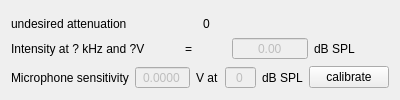
          <widget class="QWidget" name="tabCalibrate">
           <attribute name="title">
            <string>Calibration</string>
           </attribute>
           <layout class="QVBoxLayout" name="verticalLayout">
            <item>
             <widget class="CalibrationWidget" name="calibrationWidget" native="true"/>
            </item>
            <item>
             <layout class="QGridLayout" name="gridLayout_3">
              <item row="0" column="1">
               <widget class="QLabel" name="overAttenLbl_2">
                <property name="text">
                 <string>0</string>
                </property>
               </widget>
              </item>
              <item row="0" column="0">
               <widget class="QLabel" name="label_19">
                <property name="text">
                 <string>undesired attenuation</string>
                </property>
               </widget>
              </item>
             </layout>
            </item>
            <item>
             <layout class="QHBoxLayout" name="horizontalLayout_10">
              <item>
               <widget class="QLabel" name="refToneLbl">
                <property name="text">
                 <string>Intensity at ? kHz and ?V</string>
                </property>
               </widget>
              </item>
              <item>
               <widget class="QLabel" name="label_4">
                <property name="text">
                 <string>=</string>
                </property>
                <property name="alignment">
                 <set>Qt::AlignCenter</set>
                </property>
               </widget>
              </item>
              <item>
               <widget class="SmartSpinBox" name="refDbSpnbx">
                <property name="enabled">
                 <bool>false</bool>
                </property>
                <property name="toolTip">
                 <string extracomment="Play the tone and put the measured dB SPL here">intensity recorded at microphone</string>
                </property>
                <property name="alignment">
                 <set>Qt::AlignCenter</set>
                </property>
                <property name="buttonSymbols">
                 <enum>QAbstractSpinBox::NoButtons</enum>
                </property>
                <property name="maximum">
                 <double>120.000000000000000</double>
                </property>
               </widget>
              </item>
              <item>
               <widget class="QLabel" name="label_15">
                <property name="text">
                 <string>dB SPL</string>
                </property>
               </widget>
              </item>
             </layout>
            </item>
            <item>
             <layout class="QHBoxLayout" name="horizontalLayout_12">
              <item>
               <widget class="QLabel" name="label_9">
                <property name="text">
                 <string>Microphone sensitivity</string>
                </property>
               </widget>
              </item>
              <item>
               <widget class="QDoubleSpinBox" name="mphoneSensSpnbx">
                <property name="enabled">
                 <bool>false</bool>
                </property>
                <property name="toolTip">
                 <string>Resultant amplitude of microphone measurement</string>
                </property>
                <property name="alignment">
                 <set>Qt::AlignCenter</set>
                </property>
                <property name="buttonSymbols">
                 <enum>QAbstractSpinBox::NoButtons</enum>
                </property>
                <property name="decimals">
                 <number>4</number>
                </property>
               </widget>
              </item>
              <item>
               <widget class="QLabel" name="label_18">
                <property name="text">
                 <string>V at</string>
                </property>
               </widget>
              </item>
              <item>
               <widget class="QDoubleSpinBox" name="mphoneDBSpnbx">
                <property name="enabled">
                 <bool>false</bool>
                </property>
                <property name="sizePolicy">
                 <sizepolicy hsizetype="Minimum" vsizetype="Fixed">
                  <horstretch>0</horstretch>
                  <verstretch>0</verstretch>
                 </sizepolicy>
                </property>
                <property name="toolTip">
                 <string>intensity of microphone calibration device</string>
                </property>
                <property name="alignment">
                 <set>Qt::AlignCenter</set>
                </property>
                <property name="buttonSymbols">
                 <enum>QAbstractSpinBox::NoButtons</enum>
                </property>
                <property name="decimals">
                 <number>0</number>
                </property>
                <property name="maximum">
                 <double>120.000000000000000</double>
                </property>
               </widget>
              </item>
              <item>
               <widget class="QLabel" name="label_22">
                <property name="text">
                 <string>dB SPL</string>
                </property>
               </widget>
              </item>
              <item>
               <widget class="QPushButton" name="mphoneCalBtn">
                <property name="toolTip">
                 <string>Start recording microphone calibration tone</string>
                </property>
                <property name="text">
                 <string>calibrate</string>
                </property>
               </widget>
              </item>
             </layout>
            </item>
           </layout>
          </widget>
